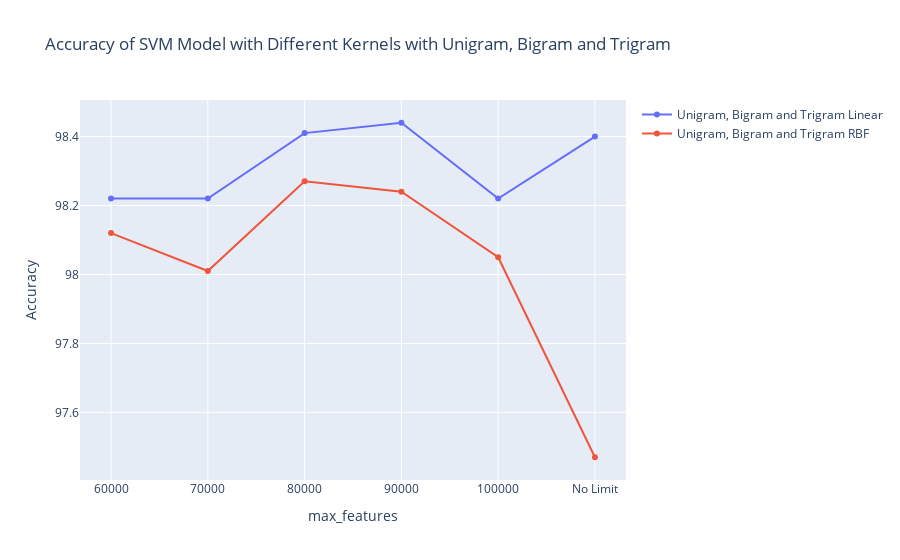

The cell this chart's notebook holds for it:
### Code cell
fig4 = go.Figure()
# plot a max_feature vs accuracy graph for all the n-grams
for ngram in trigram_df["N-gram"].unique():
    temp = trigram_df.loc[trigram_df["N-gram"] == ngram]
    for kernel in trigram_df["kernel"].unique():
        
        fig4.add_trace(go.Scatter(x=temp[temp["kernel"] == kernel]["max_features"], y=temp[temp["kernel"] == kernel]["Accuracy"], name=f'{ngram} {kernel}'))

fig4.update_layout(title='Accuracy of SVM Model with Different Kernels with Unigram, Bigram and Trigram',
                   xaxis_title='max_features',
                   yaxis_title='Accuracy')

fig4.show()

### Figure 1 — Plotly figure (JSON) as saved in the notebook; plotly's stock layout.template omitted (floating-point values rounded to 4 significant figures)
{"data": [{"name": "Unigram, Bigram and Trigram Linear", "type": "scatter", "x": ["60000", "70000", "80000", "90000", "100000", "No Limit"], "y": [98.22, 98.22, 98.41, 98.44, 98.22, 98.4]}, {"name": "Unigram, Bigram and Trigram RBF", "type": "scatter", "x": ["60000", "70000", "80000", "90000", "100000", "No Limit"], "y": [98.12, 98.01, 98.27, 98.24, 98.05, 97.47]}], "layout": {"title": {"text": "Accuracy of SVM Model with Different Kernels with Unigram, Bigram and Trigram"}, "xaxis": {"title": {"text": "max_features"}}, "yaxis": {"title": {"text": "Accuracy"}}}}
